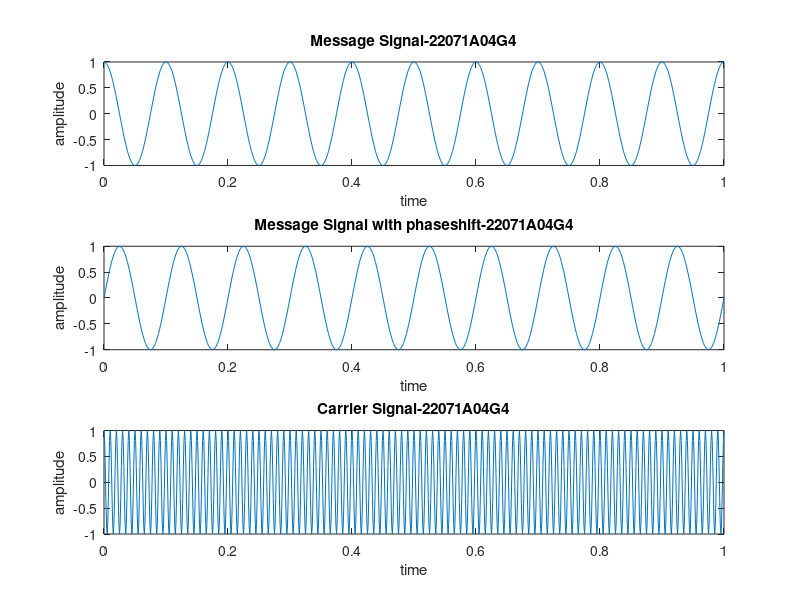

Reproduce this figure in MATLAB. (Note: this script raises an error after producing the figure.)
clear all;
close all;

fm=10;
fc=100;
fs=1000;
t=0:1/fs:1; %Time Period

m=cos(2*pi*fm.*t);  %Message Signal with 0 phase shift
mc=sin(2*pi*fm.*t); %Message Signal with 90 phase shift

c=cos(2*pi*fc.*t);  %Carrier Signal with 0 phase shift
cc=sin(2*pi*fc.*t); %Carrier Signal with 90 phase shift

fx=m.*c;    %DSBSC Signal
fy=mc.*cc;  %DSBSC Signal

s1 = fx-fy; %LSB Signal
s2 = fx+fy; %USB Signal

subplot(3,1,1);
plot(t,m);
xlabel("time");
ylabel("amplitude");
title("Message Signal-22071A04G4");


subplot(3,1,2);
plot(t,mc);
xlabel("time");
ylabel("amplitude");
title("Message Signal with phaseshift-22071A04G4");

subplot(3,1,3);
plot(t,c);
xlabel("time");
ylabel("amplitude");
title("Carrier Signal-22071A04G4");
sgtitle("SSBSC - 22071A04G4");
fontsize(12,"points");

figure;

subplot(3,1,1);
plot(t,cc);
xlabel("time");
ylabel("amplitude");
title("Carrier Signal with phaseshift-22071A04G4");

subplot(3,1,2);
plot(t,fx);
xlabel("time");
ylabel("amplitude");
title("DSBSC Signal(fx)");

subplot(3,1,3);
plot(t,fx);
xlabel("time");
ylabel("amplitude");
title("DSBSC Signal(fy)");
fontsize(12,"points");
figure;

subplot(3,1,1);
plot(t,s1);
xlabel("time");
ylabel("amplitude");
title("Lower Side Band Signal-22071A04G4");

subplot(3,1,2);
plot(t,s2);
xlabel("time");
ylabel("amplitude");
title("Upper Side Band Signal-22071A04G4");

d=s1.*cos(2*pi*fc.*t);
[b,a]=butter(5,fm/(fs/2));
demod=filter(b,a,d);

subplot(3,1,3);
plot(t,demod);
xlabel("time");
ylabel("amplitude");
title("Demodulated Signal-22071A04G4");

fontsize(12,"points");